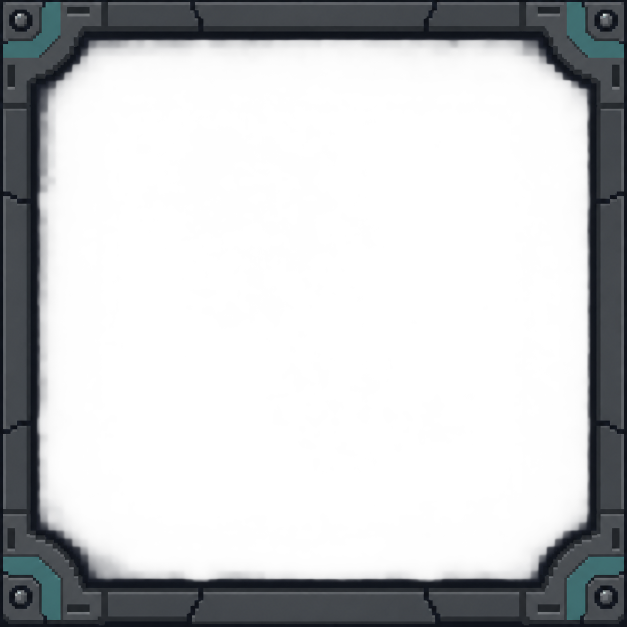
#> input picture UI/art/protocols/source/frame.png, 1254 x 1254 px (shown at 1/2 size)
$ python prepare_sources.py
#> lines starting #> are read from the running program, lines starting #| are printed output that depends on the picture
"""Prepare generated sources; final pixel normalization uses the project CLI.

No procedural artwork is generated here: only alpha compositing and atlas crops.
"""
from pathlib import Path
from PIL import Image

ROOT = Path(__file__).parent
SOURCE = ROOT / "source"
PREPARED = SOURCE / "prepared"
PREPARED.mkdir(exist_ok=True)
frame = Image.open(SOURCE / "frame.png").convert("RGBA")
#> frame is the input picture: PIL image 1254x1254 RGBA; mean R, G, B, A 14.4, 16.4, 18.7, 69.8
backing = Image.new("RGBA", frame.size, (9, 17, 24, 255))
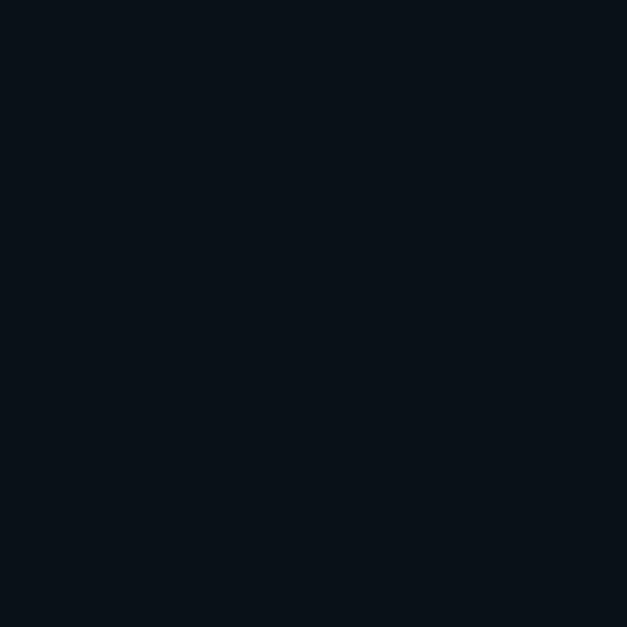
#> backing: PIL image 1254x1254 RGBA (shown at 1/2 size); mean R, G, B, A 9, 17, 24, 255
backing.alpha_composite(frame)
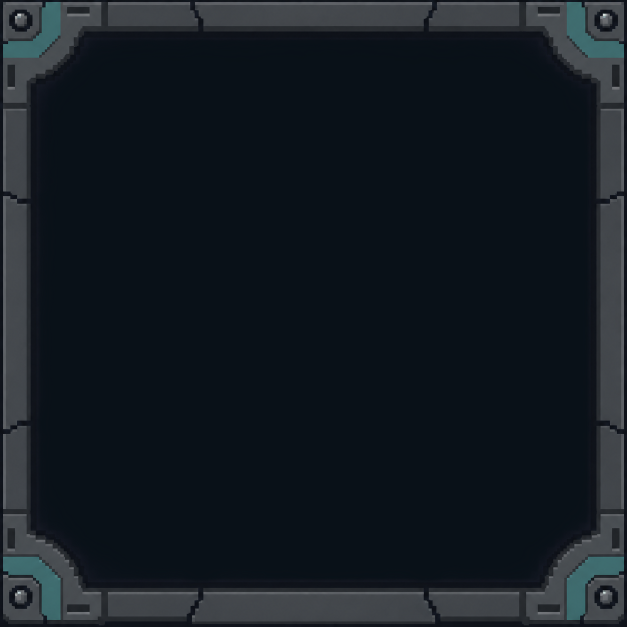
#> backing: PIL image 1254x1254 RGBA (shown at 1/2 size); mean R, G, B, A 20.2, 27.7, 34.3, 255
backing.save(PREPARED / "frame.png")
#> (the run stopped early here; a loop or call above may not have finished)
